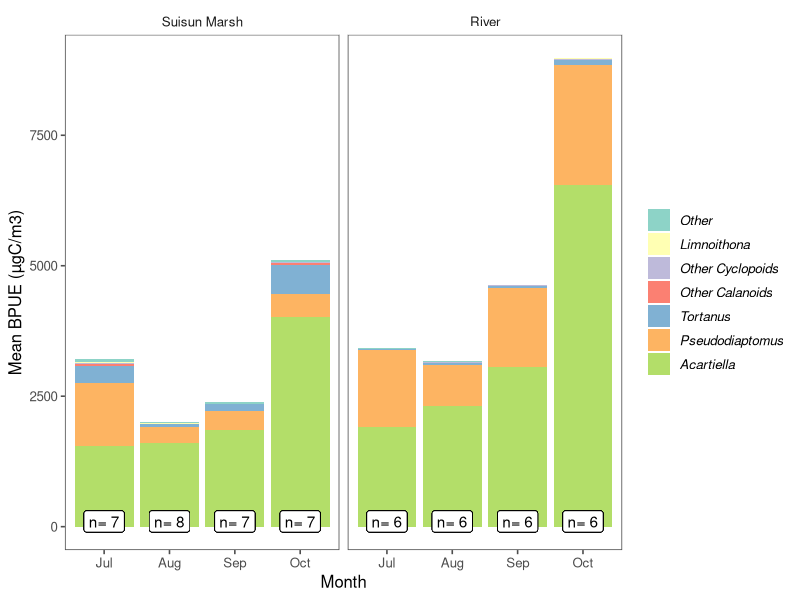
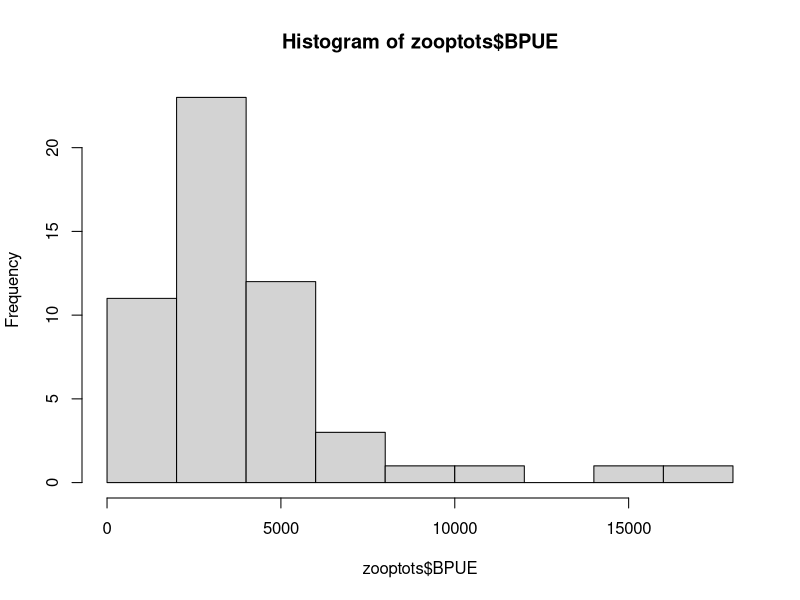
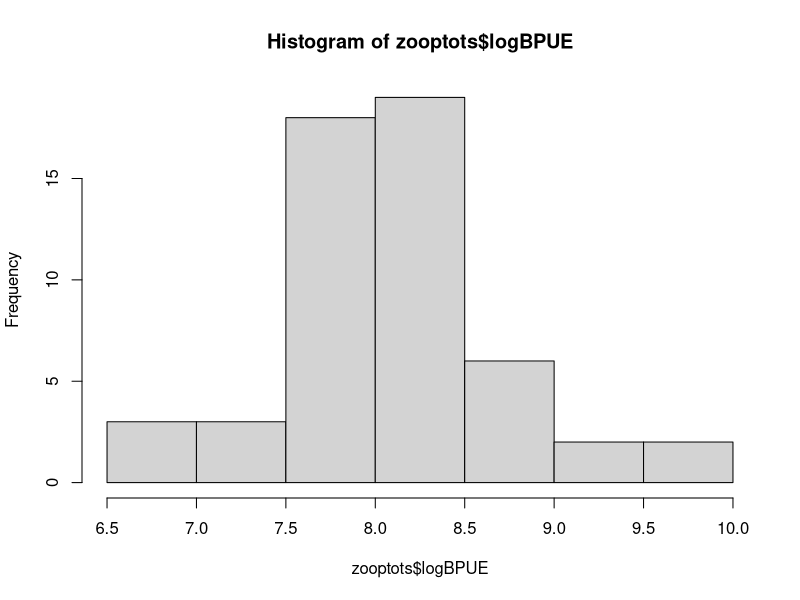
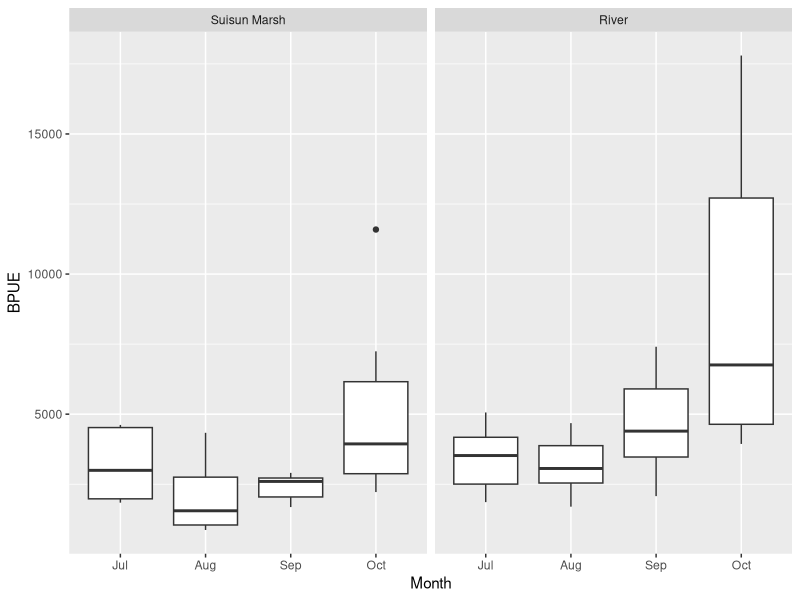
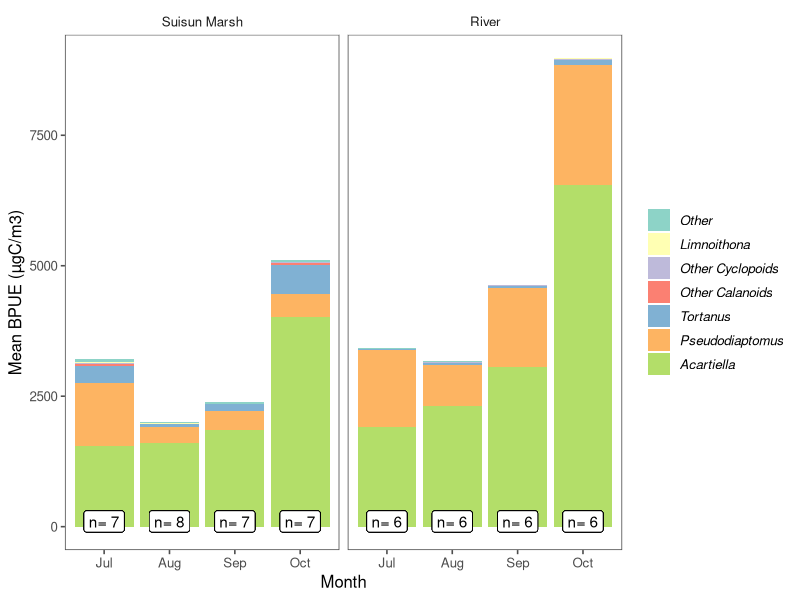

Reproduce these figures in R, in order. (Note: this script raises an error after producing the figures.)
#let's take a look at the zooplankton data.


library(tidyverse)
library(readxl)
library(ggthemes)

#import the biomass data
zoopB <- read_excel("FMWT_TNSZooplanktonBPUEMarch2019.xlsx", 
                    sheet = "FMWT&TNS ZP BPUE")

#Now filter it so it's just the stations and time period we are interested in
stas = data.frame(Station = as.character(c(513, 520, 801, 802, 606, 609, 610, "Mont", "NZ032")), 
                  Region = c(rep("River", 4), rep("Suisun Marsh", 5)))

stas = mutate(stas, Region = factor(Region, levels = c("Suisun Marsh", "River")))

zoopB = filter(merge(zoopB, stas, by = "Station"), Year == 2018, Month == 7 | Month ==8 | Month==9| Month==10) 

#Pick out just the columns we are interested in
zoopB2= mutate(zoopB, Acartiella = ACARTELA + ASINEJUV, 
              Tortanus = TORTANUS + TORTJUV,
                Limnoithona = LIMNOSPP + LIMNOSINE + LIMNOTET + LIMNOJUV,
              Pseudodiaptomus = PDIAPFOR + PDIAPMAR + PDIAPJUV + PDIAPNAUP,
              `Other Calanoids` = ACARTIA + DIAPTOM + EURYTEM + OTHCALAD + 
                SINOCAL + EURYJUV + OTHCALJUV + SINOCALJUV + ACARJUV + DIAPTJUV + SINONAUP + EURYNAUP,
              `Other Cyclopoids` = AVERNAL + OITHDAV + OITHSIM + OTHCYCAD + OITHJUV + OTHCYCJUV,
              Other = HARPACT + OTHCOPNAUP + ALLCLADOCERA)
zoopB2 = zoopB2[,c(1,3,5, 67:74)]
zoopB2$sample = 1:nrow(zoopB2)
zoopB2$Month = factor(zoopB2$Month, labels = c("Jul", "Aug", "Sep", "Oct"))

#figure out what samples/stations we might be missing
zooptest = group_by(zoopB2, Station, Month) %>% summarize(n = length(sample))
write.csv(zooptest, "Zoopsamples.csv", row.names = F)

#now from wide to long
zooplong = gather(zoopB2, key = "Taxa", value = "BPUE", -Station, -Month, - Year, -Region.y, -sample)

#Now the summary version
zoopsum = group_by(zooplong, Region.y, Month, Taxa) %>% summarize(meanB = mean(BPUE), sdB = sd(BPUE), n = length(BPUE))

#reorder the factor levels so they look nicer
zoopsum$Taxa = factor(zoopsum$Taxa, levels = c("Other","Limnoithona", "Other Cyclopoids",
                                               "Other Calanoids", 
                                               "Tortanus", "Pseudodiaptomus","Acartiella"))
zoopsum$Month = factor(zoopsum$Month, labels = c("Jul", "Aug", "Sep", "Oct"))

b1 = ggplot(zoopsum, aes(x = Month, y = meanB))
b2 = b1 + geom_bar(stat = "identity", aes(fill = Taxa)) + facet_wrap(~Region.y) +
  scale_fill_brewer(palette = "Set3", name = NULL) +
  ylab("Mean BPUE (µgC/m3)") +
  geom_label(aes(x = Month, y = 100, label = paste("n=", n))) + 
  theme_few() + theme(text = element_text(family = "sans", size = 12),
    legend.text = element_text(face = "italic"))

b2

ggsave(plot = b2, filename = "zoopsplot.tiff", device = "tiff", width = 6, height =4, units = "in", dpi = 300)


#####################################################################################################
#now a glm of total BPUE
zooptots = group_by(zooplong, Region.y, Month, Station, sample) %>% summarize(BPUE = sum(BPUE), logBPUE = log(BPUE))
zooptots$Month = factor(zooptots$Month, labels = c("Jul", "Aug", "Sep", "Oct"))
hist(zooptots$BPUE)
hist(zooptots$logBPUE)

#quick boxplot to see whether we would expect any difference in total BPUE
tot = ggplot(data = zooptots, aes(x= Month, y = BPUE))
tot + geom_boxplot() + facet_wrap(~Region.y)

shapiro.test(zooptots$BPUE)
shapiro.test(zooptots$logBPUE)
#with october added in with need the log-transformed data. 

zlm1 = glm(BPUE~Month*Region, data = zooptots)
summary(zlm1)
plot(zlm1)

zlm2 = glm(BPUE~Month + Region, data = zooptots)
summary(zlm2)
plot(zlm2)

zlm3 = lm(logBPUE~Month*Region.y, data = zooptots)
summary(zlm3)
plot(zlm3)
visreg(zlm3, xvar = "Month", by = "Region.y")

zlm4 = lm(logBPUE~Month+Region.y, data = zooptots)
summary(zlm4)
plot(zlm4)
visreg(zlm4)

#################################################################################################
#What does an NMDS look like?

library(vegan)
zNMDS = metaMDS(zoopB2[,5:11], trymax = 50)
zNMDS


results.nmds = zoopB2 %>%
  #  na.omit() %>%
  # mutate_if(is.numeric, ~as.vector(scale(.x))) %>%
  nest() %>%
  mutate(
    nmds = map(data,
               ~ .x %>%
                 select(-Station, -Month, - Year, -Region.y, -sample) %>%
                 metaMDS(distance = "bray", autotransform = FALSE,
                         try = 50, trymax = 100)),
    scores = map(nmds, scores),
    envfit = map2(nmds, data, ~ envfit(ord = .x,
                                       env = select(.y, -Station, -Month, - Year, -Region.y, -sample))),
    envload = map(envfit, ~.x$vectors$arrows %>% 
                    as_tibble(rownames = "Species")),
    envfit2 = map2(nmds, data, ~ envfit(ord = .x,
                                        env = select(.y, Month, Region.y))),
    envload2 = map(envfit2, ~.x$factors$centroids %>% 
                     as_tibble(rownames = "groups")),
    newdata = map2(data, scores,
                   ~ bind_cols(select(.x, Month, Region.y, sample),
                               as_tibble(.y)) %>% group_by(Region.y, Month) %>%
                     mutate(num = 1:n()) %>% ungroup())
  )


results.hulls = results.nmds %>%
  select(newdata) %>%
  unnest() %>%
  nest(-Month, -Region.y) %>%
  mutate(
    hull = map(data, ~ chull(select(.x, NMDS1, NMDS2))),
    poly = map2(data, hull, ~ .x[c(.y, .y[1]),])
  ) %>%
  select(Region.y, Month, poly) %>%
  unnest()


vec.scale = .5
w = 8
h = 6


base = ggplot(results.nmds$newdata[[1]]) +
  ggthemes::theme_few(base_size = 18) +
  coord_fixed() +
  #scale_color_manual(NULL, values = c("Miner" = "#377eb8",
   #                                   "Lindsey" = "#4daf4a",
    #                                  "Liberty" = "#984ea3"),
    #                 breaks = c("Miner", "Lindsey", "Liberty"),
     #                labels = c("Miner", "Lindsey", "Liberty")) +
  #scale_fill_manual(NULL, values = c("leafpack" = "red",
   #                                  "sweepnet" = "yellow"), 
    #                breaks = c("leafpack", "sweepnet"),
     #               labels = c("leaf pack", "sweep net")) +
#  scale_shape_manual(NULL, values = c("SAV" = 10,
 #                                     "EAV" = 21, "FAV" = 19, "channel" = 2), drop = FALSE) +
  guides(
    color = guide_legend(order = 1),
    fill = guide_legend(order = 1),
    Shape = guide_legend(order = 0)
  ) +
  
  geom_point(
    data = results.nmds$newdata[[1]],
    aes(x = NMDS1, y = NMDS2, color = Month,
        shape = Region.y), size = 4) +
  
  geom_label(x = 1, y = 1, label = paste("Stress =",
                                         round(results.nmds$nmds[[1]]$stress, 2))) +
  theme(
    axis.text = element_blank(),
    axis.ticks = element_blank(),
    axis.title = element_blank()
  )+
  geom_polygon(
    data = results.hulls,
    aes(x = NMDS1, y = NMDS2,
        fill = Region.y, group = Region.y:Month),
    alpha = 0.25) +
  geom_segment(data = results.nmds$envload[[1]],
               aes(xend = vec.scale * NMDS1, yend = vec.scale * NMDS2, group = Species),
               x = 0, y = 0, arrow = arrow(length = unit(0.1, "inches"),
                                           type = "closed"), size = 1, lineend = "round") +
  geom_text(data =results.nmds$envload[[1]], aes(x= NMDS1*.55, y = NMDS2*.55, 
                             label = Species))
base

#Not add teh "envfit" centroids

#pull out results from each grouping
envfits = results.nmds$envload2[[1]]
targs = envfits[1:4,]
regs = envfits[7:9,]
samps = envfits[5:6,]

species = rownames(results.nmds[[2]][[1]]$species)
specs = as_tibble(results.nmds[[2]][[1]]$species)
specs = cbind(species, specs)

base + 
  #geom_text(data = targs, 
  #         aes(x= NMDS1, y = NMDS2, 
  #            label = c("channel", "EAV", "FAV", "SAV"))) +
  geom_text(data =specs, aes(x= MDS1, y = MDS2, 
                             label = species))
#That is hideous. Let's try again.

